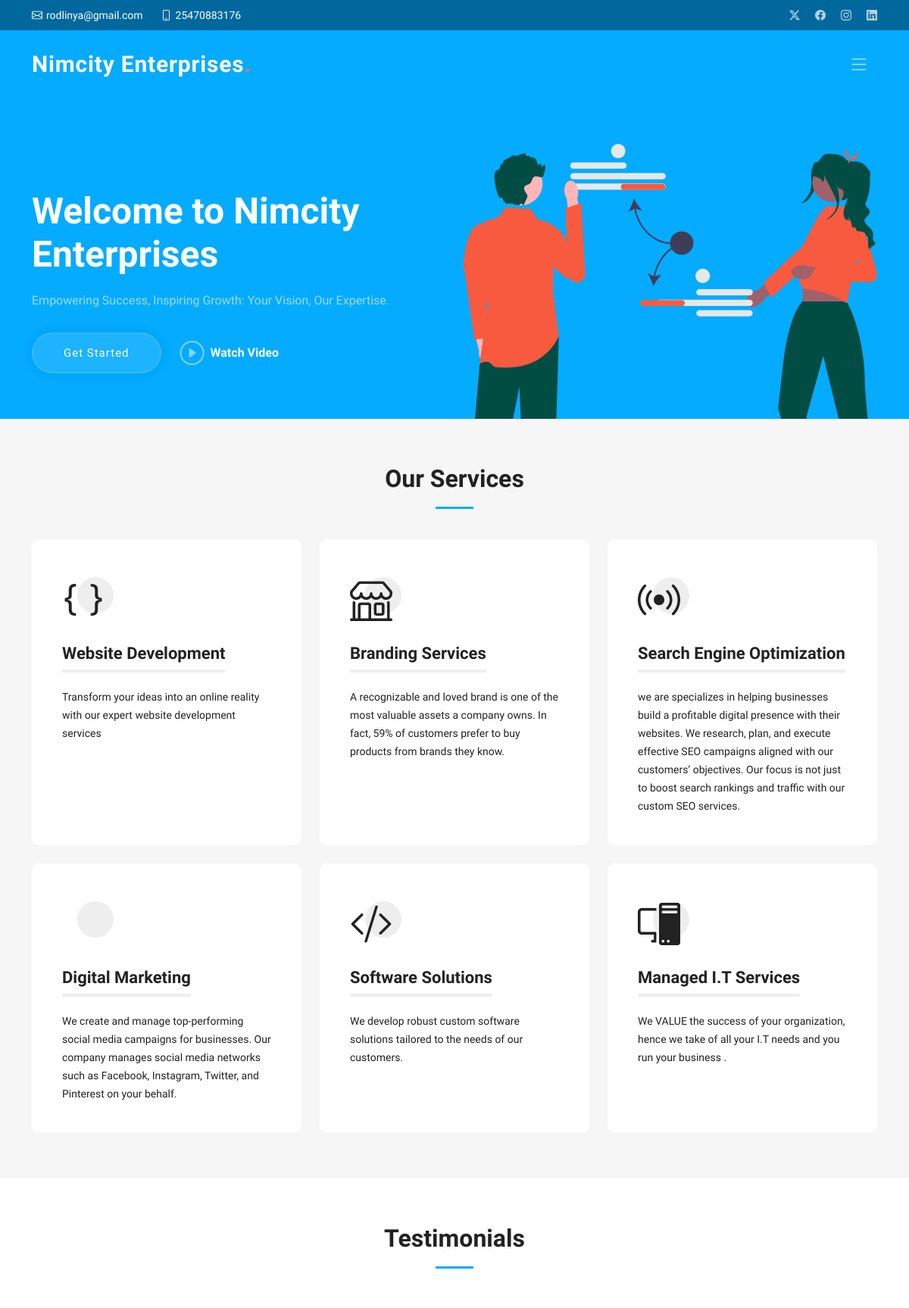
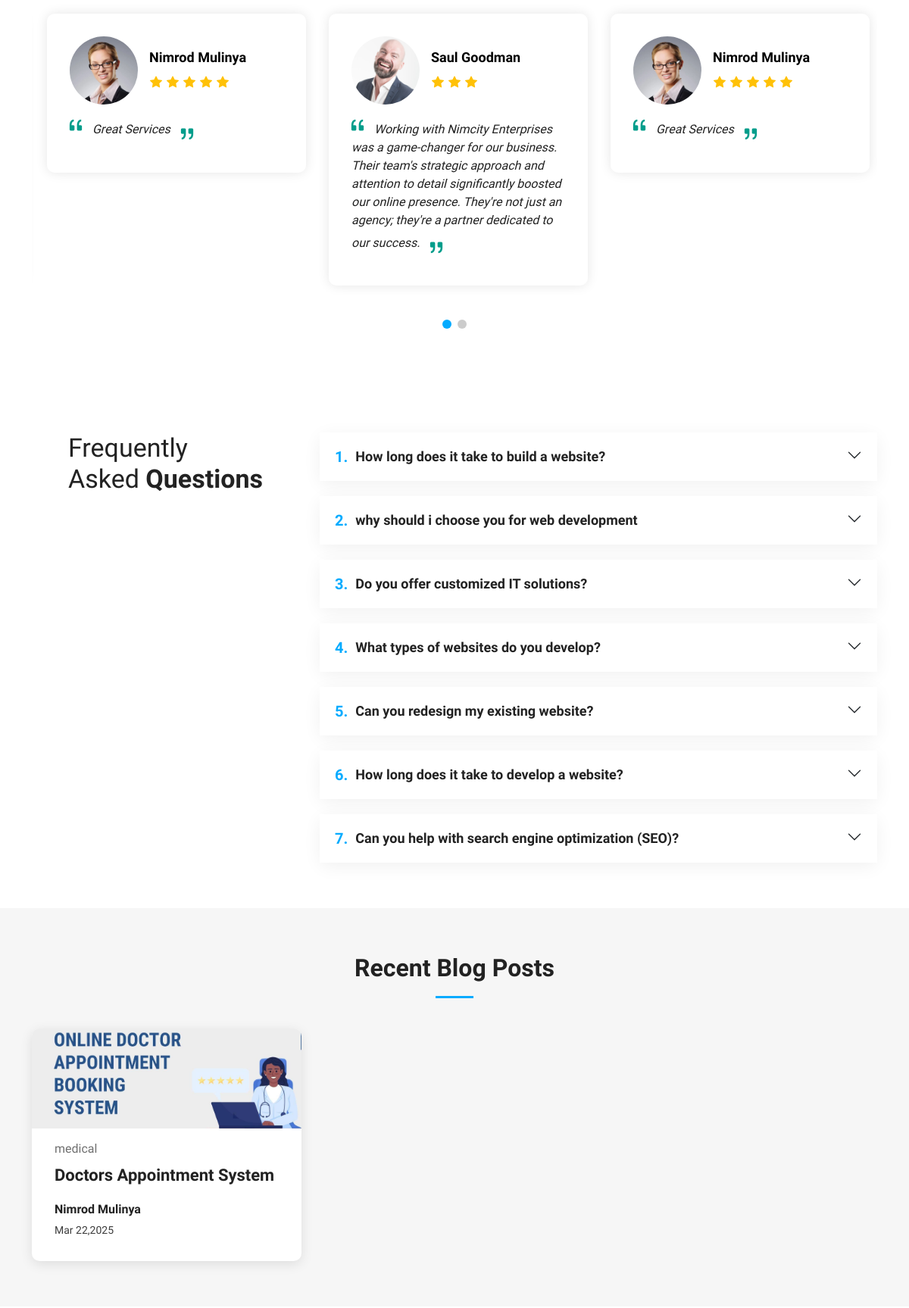
The page / (upper part) on the database its author committed (2 pictures, top to bottom).
### app/models.py (models this page shows, shortened)
class GeneralInfo(models.Model):
    company_name = models.CharField(max_length=100 , default='Nimcity Enterprises')
    location = models.CharField(max_length=100)
    email = models.EmailField()
    phone = models.CharField(max_length=15)
    video_url = models.URLField(blank=True,null=True)
    facebook = models.URLField(blank=True,null=True)
    twitter = models.URLField(blank=True,null=True)
    linkedin = models.URLField(blank=True,null=True)
    instagram = models.URLField(blank=True,null=True)

class Service(models.Model):
    icon=models.CharField(max_length=50, blank=True, null=True)
    title = models.CharField(max_length=50,unique=True)
    description= models.TextField()

class Testimonial(models.Model):
    user_image=models.CharField(max_length=100, blank=True, null=True)
    stars_counts=(
        (1,'1 Star'),
        (2,'2 Star'),
        (3,'3 Star'),
        (4,'4 Star'),
        (5,'5 Star'),
    )
    rating=models.IntegerField(choices=stars_counts)
    name=models.CharField(max_length=50)
    designation=models.CharField(max_length=50)
    review=models.TextField()

class FAQs(models.Model):
    question=models.CharField(max_length=100)
    answer=models.TextField()

class Blog(models.Model):
    blog_image=models.CharField(max_length=100, blank=True, null=True)
    category = models.CharField(max_length=100)
    title = models.CharField(max_length=100)
    author = models.ForeignKey(Author, on_delete=models.PROTECT)
    content = RichTextField()
    created_at = models.DateTimeField(default=timezone.now)

class Author(models.Model):
    first_name=models.CharField(max_length=100)
    last_name=models.CharField(max_length=100)
    email=models.EmailField()
    phone=models.CharField(max_length=15)
    facebook = models.URLField(blank=True,null=True)
    twitter = models.URLField(blank=True,null=True)
    linkedin = models.URLField(blank=True,null=True)
    instagram = models.URLField(blank=True,null=True)
    joined_date=models.DateTimeField(auto_now_add=True)

### app/views.py (the view)
# urls.py: path("", index,name="home"),
def index(request):
     general_info = GeneralInfo.objects.first()
     services=Service.objects.all()
     testimonials=Testimonial.objects.all()
     faqs=FAQs.objects.all()
     recent_blogs=Blog.objects.all().order_by('-created_at')[:3]
     context={
          "company_name":general_info.company_name,
          "location":general_info.location,
          "email":general_info.email,
          "phone":general_info.phone,
          "video_url":general_info.video_url,
          "facebook":general_info.facebook,
          "twitter":general_info.twitter,
          "linkedin":general_info.linkedin,
          "instagram":general_info.instagram,
           "services":services,
           "testimonials":testimonials,
           "faqs":faqs,
           "recent_blogs":recent_blogs,
     }
     return render(request, "index.html", context)

### templates/index.html (shortened to what this page needs)
 {% extends "assets/main.html" %}
 {% load static %}
{% block mainContent %}
  <section id="hero" class="hero">
    <div class="container position-relative">
      <div class="row gy-5" data-aos="fade-in">
        <div class="col-lg-6 order-2 order-lg-1 d-flex flex-column justify-content-center text-center text-lg-start">
          <h2>Welcome to <span>Nimcity Enterprises</span></h2>
          <p>Empowering Success, Inspiring Growth: Your Vision, Our Expertise.</p>
          <div class="d-flex justify-content-center justify-content-lg-start">
            <a href="#services" class="btn-get-started">Get Started</a>
            <a href="https://www.youtube.com/watch?v=LXb3EKWsInQ" class="glightbox btn-watch-video d-flex align-items-center"><i class="bi bi-play-circle"></i><span>Watch Video</span></a>
          </div>
        </div>
        <div class="col-lg-6 order-1 order-lg-2">
          <img src="{% static 'assets/img/hero-img.svg' %}" class="img-fluid" alt="" data-aos="zoom-out" data-aos-delay="100">
        </div>
      </div>
    </div>
  </section>
    <section id="services" class="services sections-bg">
      <div class="container" data-aos="fade-up">
        <div class="section-header">
          <h2>Our Services</h2>
        </div>
                <div class="row gy-4" data-aos="fade-up" data-aos-delay="100">
               {% for service in services %}
                  <div class="col-lg-4 col-md-6">
                    <div class="service-item  position-relative">
                      <div class="icon">
                        <i class="{{service.icon}}"></i>
                      </div>
                      <h3>{{service.title}}</h3>
                      <p>{{service.description}}</p>
                    </div>
                  </div>
                {% endfor %}
                </div>
      </div>
    </section>
    <section id="testimonials" class="testimonials">
      <div class="container" data-aos="fade-up">
        <div class="section-header">
          <h2>Testimonials</h2>
        </div>
        <div class="slides-3 swiper" data-aos="fade-up" data-aos-delay="100">
          <div class="swiper-wrapper">
         {% for testimonial in testimonials %}
            <div class="swiper-slide">
              <div class="testimonial-wrap">
                <div class="testimonial-item">
                  <div class="d-flex align-items-center">
                    <img src="{% static testimonial.user_image %}" class="testimonial-img flex-shrink-0" alt="">
                    <div>
                      <h3>{{testimonial.name}} </h3>
                      <div class="stars">
                      {% for i in 'x'|ljust:testimonial.rating %}
                        <i class="bi bi-star-fill"></i>
                      {% endfor %}
                      </div>
                    </div>
                  </div>
                  <p>
                    <i class="bi bi-quote quote-icon-left"></i>
                    {{testimonial.review}}
                    <i class="bi bi-quote quote-icon-right"></i>
                  </p>
                </div>
              </div>
            </div>
          {% endfor %}
          </div>
          <div class="swiper-pagination"></div>
        </div>
      </div>
    </section>
    <section id="faq" class="faq">
      <div class="container" data-aos="fade-up">
        <div class="row gy-4">
          <div class="col-lg-4">
            <div class="content px-xl-5">
              <h3>Frequently Asked <strong>Questions</strong></h3>
            </div>
          </div>
          <div class="col-lg-8">
            <div class="accordion accordion-flush" id="faqlist" data-aos="fade-up" data-aos-delay="100">
          {% for faq in faqs %}
              <div class="accordion-item">
                <h3 class="accordion-header">
                  <button class="accordion-button collapsed" type="button" data-bs-toggle="collapse" data-bs-target="#faq-content-{{forloop.counter}}">
                    <span class="num">{{forloop.counter}}.</span>
                    {{faq.question}}
                  </button>
                </h3>
              </div>
          {% endfor %}
            </div>
          </div>
        </div>
      </div>
    </section>
    <section id="recent-posts" class="recent-posts sections-bg">
      <div class="container" data-aos="fade-up">
        <div class="section-header">
          <h2>Recent Blog Posts</h2>
        </div>
        <div class="row gy-4">
          {% for blog in recent_blogs %}
          <div class="col-xl-4 col-md-6">
            <article>
              <div class="post-img">
                <img src="{% static blog.blog_image %}" alt="" class="img-fluid">
              </div>
              <p class="post-category">{{blog.category}}</p>
              <h2 class="title">
                <a href="{% url "blog_detail" blog_id=blog.id %}">{{blog.title}}</a>
              </h2>
              <div class="d-flex align-items-center">
                <div class="post-meta">
                  <p class="post-author">{{blog.author.first_name}} {{blog.author.last_name}}</p>
                  <p class="post-date">
                    <time datetime="2022-01-01">{{blog.created_at|date:"M  j,Y"}}</time>
                  </p>
                </div>
              </div>
            </article>
          </div>
          {% endfor %}
        </div>
    </section>
{% endblock %}

### templates/assets/header.html (shortened to what this page needs)
{% load static %}
  <section id="topbar" class="topbar d-flex align-items-center">
    <div class="container d-flex justify-content-center justify-content-md-between">
      <div class="contact-info d-flex align-items-center">
        <i class="bi bi-envelope d-flex align-items-center"><a href="mailto:{{email}}">{{email}}</a></i>
        <i class="bi bi-phone d-flex align-items-center ms-4"><span>{{phone}}</span></i>
      </div>
      <div class="social-links d-none d-md-flex align-items-center">
        <a href="{{twitter}}" class="twitter"><i class="bi bi-twitter-x"></i></a>
        <a href="{{facebook}}" class="facebook"><i class="bi bi-facebook"></i></a>
        <a href="{{instagram}}" class="instagram"><i class="bi bi-instagram"></i></a>
        <a href="{{linkedin}}" class="linkedin"><i class="bi bi-linkedin"></i></i></a>
      </div>
    </div>
  </section>
  <header id="header" class="header d-flex align-items-center">
    <div class="container-fluid container-xl d-flex align-items-center justify-content-between">
      <a href="index.html" class="logo d-flex align-items-center">
        <h1>{{company_name}}<span>.</span></h1>
      </a>
      <i class="mobile-nav-toggle mobile-nav-show bi bi-list"></i>
    </div>
  </header>

### rows shown on the page
GeneralInfo: email "rodlinya@gmail.com", phone "25470883176", company_name "Nimcity Enterprises"
Service: title "Website Development", description "Transform your ideas into an online reality with our expert website development services"
Service: title "Branding Services", description "A recognizable and loved brand is one of the most valuable assets a company owns. In fact, 59% of customers prefer to buy products from brands they know."
Service: title "Search Engine Optimization", description "we are specializes in helping businesses build a profitable digital presence with their websites. We research, plan, and execute effective SEO campaigns aligned with our customers’ objectives. Our focus is not just to boost search rankings and traffic with our custom SEO services."
Service: title "Digital Marketing", description "We create and manage top-performing social media campaigns for businesses. Our company manages social media networks such as Facebook, Instagram, Twitter, and Pinterest on your behalf."
Service: title "Software Solutions", description "We develop robust custom software solutions tailored to the needs of our customers."
Service: title "Managed I.T Services", description "We VALUE the success of your organization, hence we take of all your I.T needs and you run your business ."
Testimonial: user_image (picture), name "Nimrod Mulinya", rating 5 (drawn), review "Great Services"
Testimonial: user_image (picture), name "Saul Goodman", rating 3 (drawn), review "Working with Nimcity Enterprises was a game-changer for our business. Their team's strategic approach and attention to detail significantly boosted our online presence. They're not just an agency; they're a partner dedicated to our success."
FAQs: question "How long does it take to build a website?"
FAQs: question "why should i choose you for web development"
FAQs: question "Do you offer customized IT solutions?"
FAQs: question "What types of websites do you develop?"
FAQs: question "Can you redesign my existing website?"
FAQs: question "How long does it take to develop a website?"
FAQs: question "Can you help with search engine optimization (SEO)?"
Blog: blog_image (picture), category "medical", title "Doctors Appointment System", author.first_name "Nimrod", author.last_name "Mulinya", created_at "Mar 22,2025"
